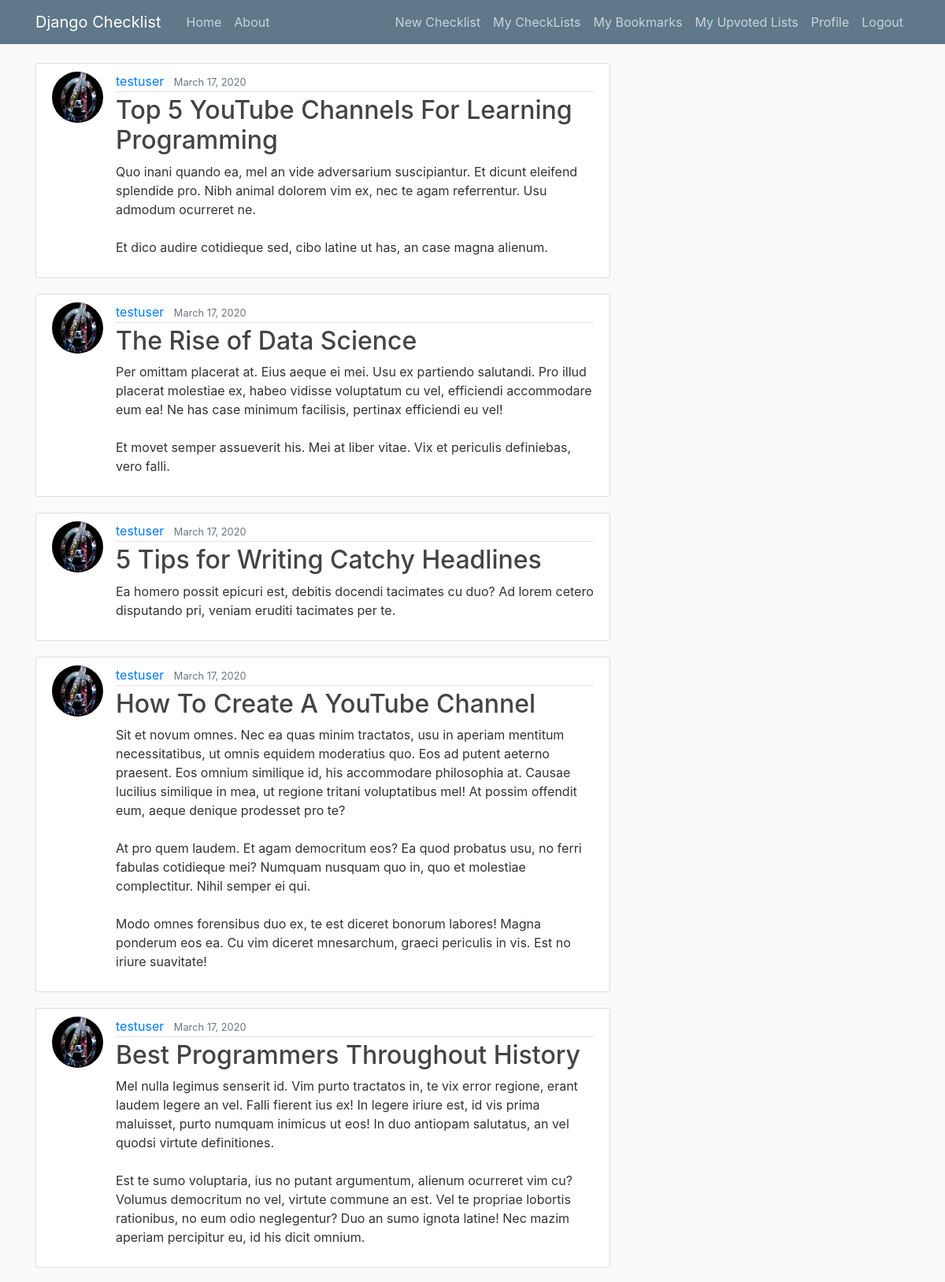
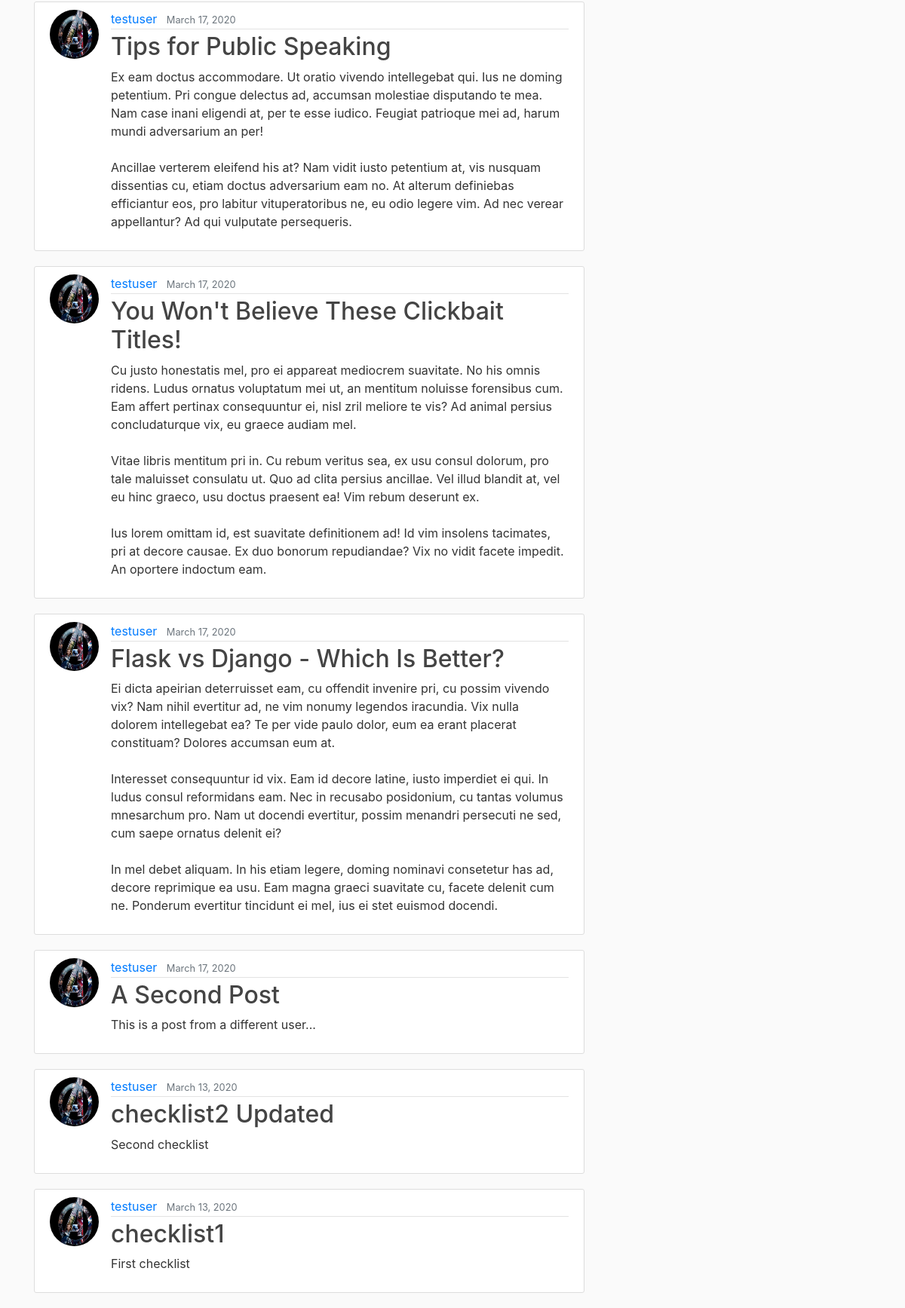
Page /mychecklist/ (signed in) on the earlier database version (2 pictures, top to bottom).
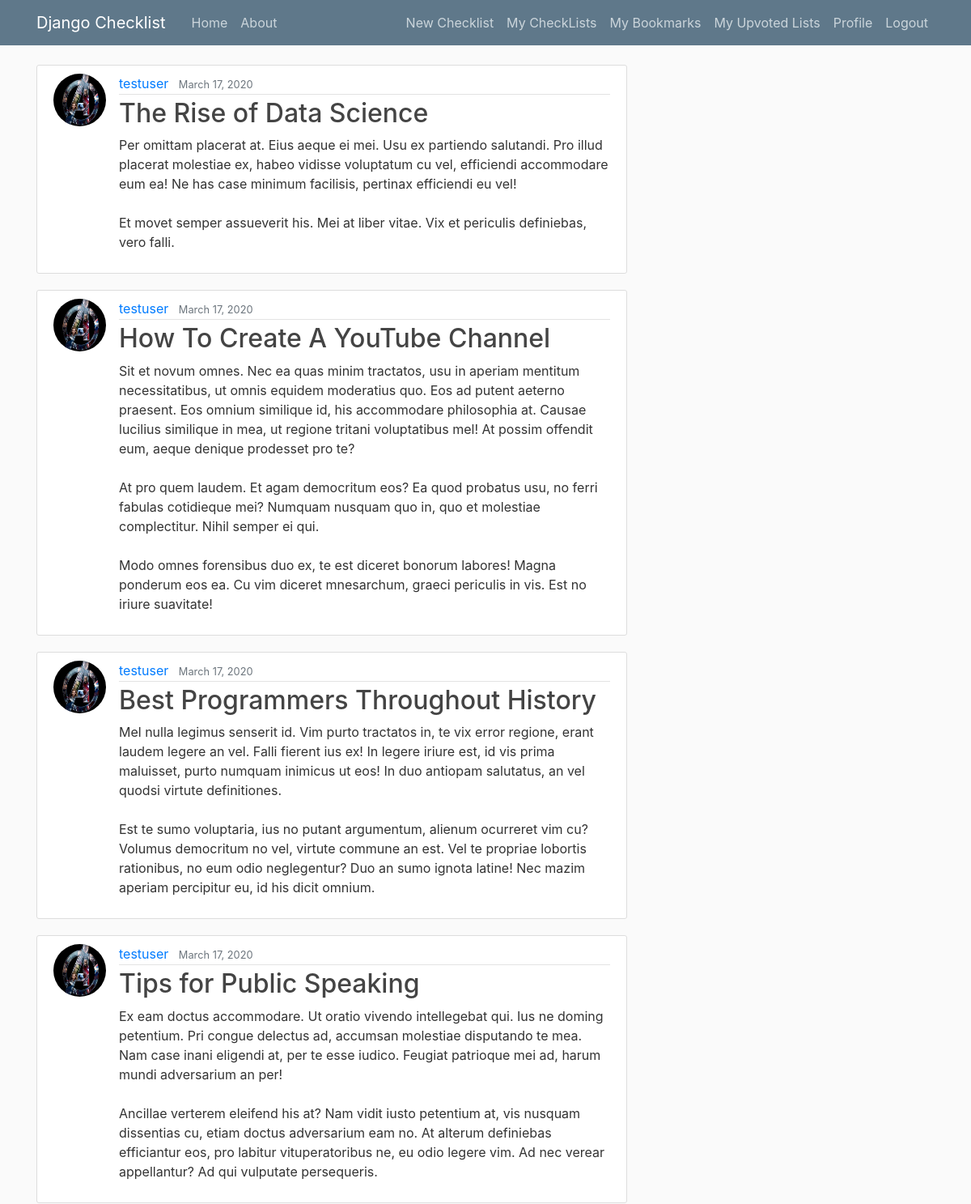
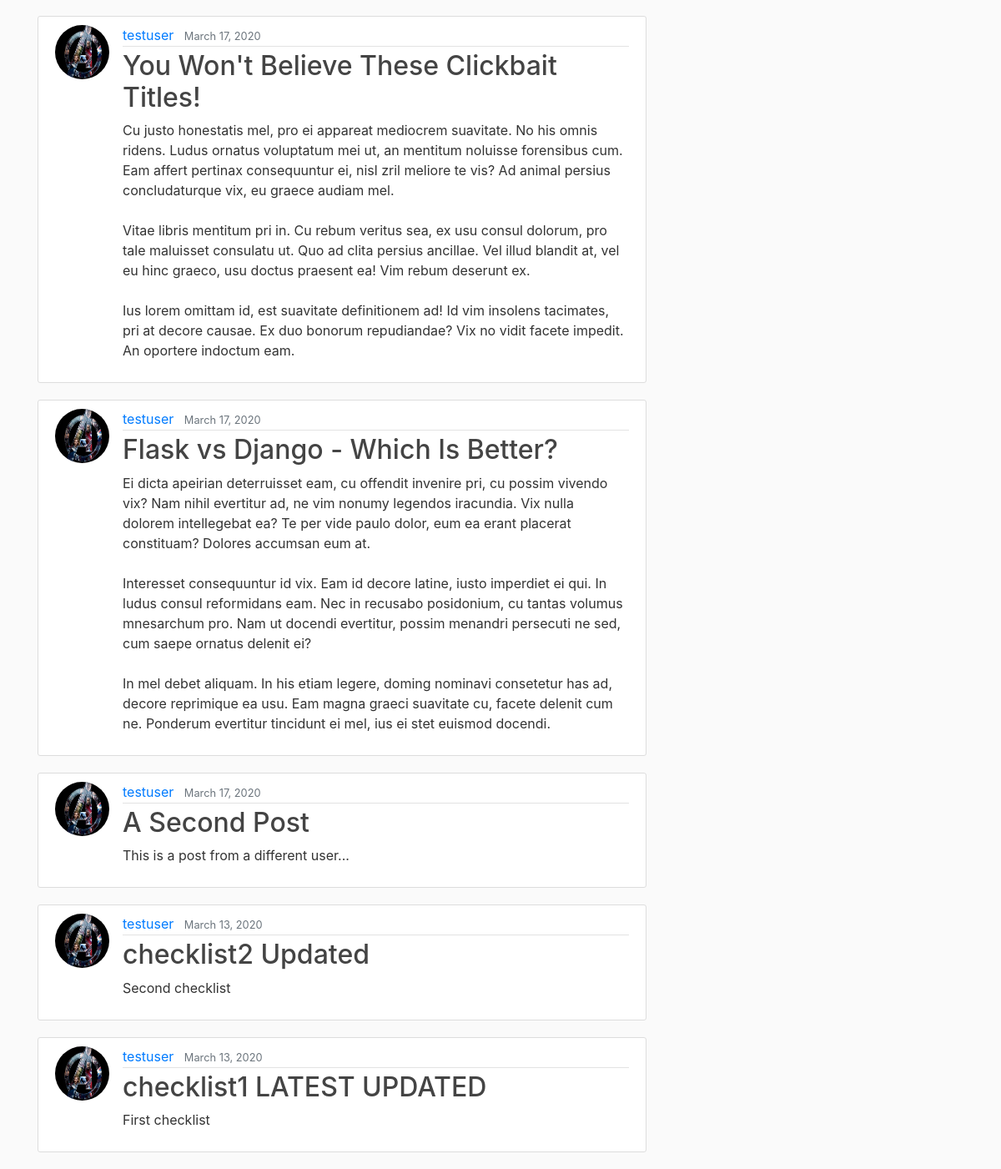
Same page on the later database version (2 pictures, top to bottom).
### checklist/models.py (models this page shows, shortened)
class Checklist(models.Model):
	title = models.CharField(max_length=100)
	content = models.TextField()
	date_posted = models.DateTimeField(default=timezone.now)
	author = models.ForeignKey(User, on_delete = models.CASCADE)
	visibility = models.IntegerField(default=0)

### users/models.py (models this page shows, shortened)
class Profile(models.Model):
	user = models.OneToOneField(User, on_delete = models.CASCADE)
	image = models.ImageField(default='default.jpg', upload_to='profile_pics')

### checklist/views.py (the view)
# urls.py: path('mychecklist/', views.mychecklist, name='checklist-mychecklist'),
def mychecklist(request):
	context = {
		'checklists_var': request.user.checklist_set.all().order_by('-date_posted'),
		'title': 'My Checklists'
	}
	return render(request, 'checklist/mychecklist.html', context) # because render looks in templates subdirectory, by default

### checklist/templates/checklist/mychecklist.html
{% extends "checklist/base.html" %}
{% block content %}
	{% for checklist in checklists_var %}
		<article class="media content-section">
			<img class="rounded-circle article-img" src="{{ checklist.author.profile.image.url }}">
		  <div class="media-body">
		    <div class="article-metadata">
		      <a class="mr-2" href="{% url 'user-checklists' checklist.author.username %}">{{ checklist.author }}</a>
		      <small class="text-muted">{{ checklist.date_posted|date:'F d, Y' }}</small>
		    </div>
		    <h2><a class="article-title" href="#">{{ checklist.title }}</a></h2>
		    <p class="article-content">{{ checklist.content }}</p>
		  </div>
		</article>
	{% endfor %}
{% endblock %}

### checklist/templates/checklist/base.html (shortened to what this page needs)
{% load static %}
<!DOCTYPE html>
<html>
<head>
    <link rel="stylesheet" href="https://stackpath.bootstrapcdn.com/bootstrap/4.4.1/css/bootstrap.min.css">
    <link rel="stylesheet" type="text/css" href="{% static 'Checklist/main.css' %}">
</head>
<body>
	<header class="site-header">
      <nav class="navbar navbar-expand-md navbar-dark bg-steel fixed-top">
        <div class="container">
          <div class="navbar-brand mr-4">Django Checklist</div>
          <div class="collapse navbar-collapse" id="navbarToggle">
            <div class="navbar-nav mr-auto">
              <a class="nav-item nav-link" href="{% url 'checklist-home' %}">Home</a>
              <a class="nav-item nav-link" href="{% url 'checklist-about' %}">About</a>
            </div>
            <div class="navbar-nav">
              {% if user.is_authenticated %}
                <a class="nav-item nav-link" href="{% url 'checklist-create' %}">New Checklist</a>
                <a class="nav-item nav-link" href="{% url 'user-checklists' user.username %}">My CheckLists</a>
                <a class="nav-item nav-link" href="{% url 'bookmarks' %}">My Bookmarks</a>
                <a class="nav-item nav-link" href="{% url 'upvotes' %}">My Upvoted Lists</a>
                <a class="nav-item nav-link" href="{% url 'profile' %}">Profile</a>
                <a class="nav-item nav-link" href="{% url 'logout' %}">Logout</a>
              {% else %}
                <a class="nav-item nav-link" href="{% url 'login' %}">Login</a>
                <a class="nav-item nav-link" href="{% url 'register' %}">Register</a>
              {% endif %}
            </div>
          </div>
        </div>
      </nav>
    </header>
	<main role="main" class="container">
      <div class="row">
        <div class="col-md-8">
          {% block content %}{% endblock %}
        </div>
      </div>
    </main>
</body>
</html>

### checklist/static/checklist/main.css (style rules this page uses)
body { background: #fafafa; color: #333333; margin-top: 5rem; }
h1, h2, h3, h4, h5, h6 { color: #444444; }
.bg-steel { background-color: #5f788a; }
.site-header .navbar-nav .nav-link { color: #cbd5db; }
.content-section { background: #ffffff; padding: 10px 20px; border: 1px solid #dddddd; border-radius: 3px; margin-bottom: 20px; }
.article-title { color: #444444; }
.article-content { white-space: pre-line; }
.article-img { height: 65px; width: 65px; margin-right: 16px; }
.article-metadata { padding-bottom: 1px; margin-bottom: 4px; border-bottom: 1px solid #e3e3e3 }

Differences in the rows shown:
removed Checklist: author.profile.image (placeholder picture), author "testuser", date_posted "March 17, 2020", title "Top 5 YouTube Channels For Learning Programming", content "Quo inani quando ea, mel an vide adversarium suscipiantur. Et dicunt eleifend splendide pro. Nibh animal dolorem vim ex, nec te agam referrentur. Usu admodum ocurreret ne. Et dico audire cotidieque sed, cibo latine ut has, an case magna alienum."
removed Checklist: author.profile.image (placeholder picture), author "testuser", date_posted "March 17, 2020", title "5 Tips for Writing Catchy Headlines", content "Ea homero possit epicuri est, debitis docendi tacimates cu duo? Ad lorem cetero disputando pri, veniam eruditi tacimates per te."
changed Checklist "First checklist": title "checklist1" → "checklist1 LATEST UPDATED"
